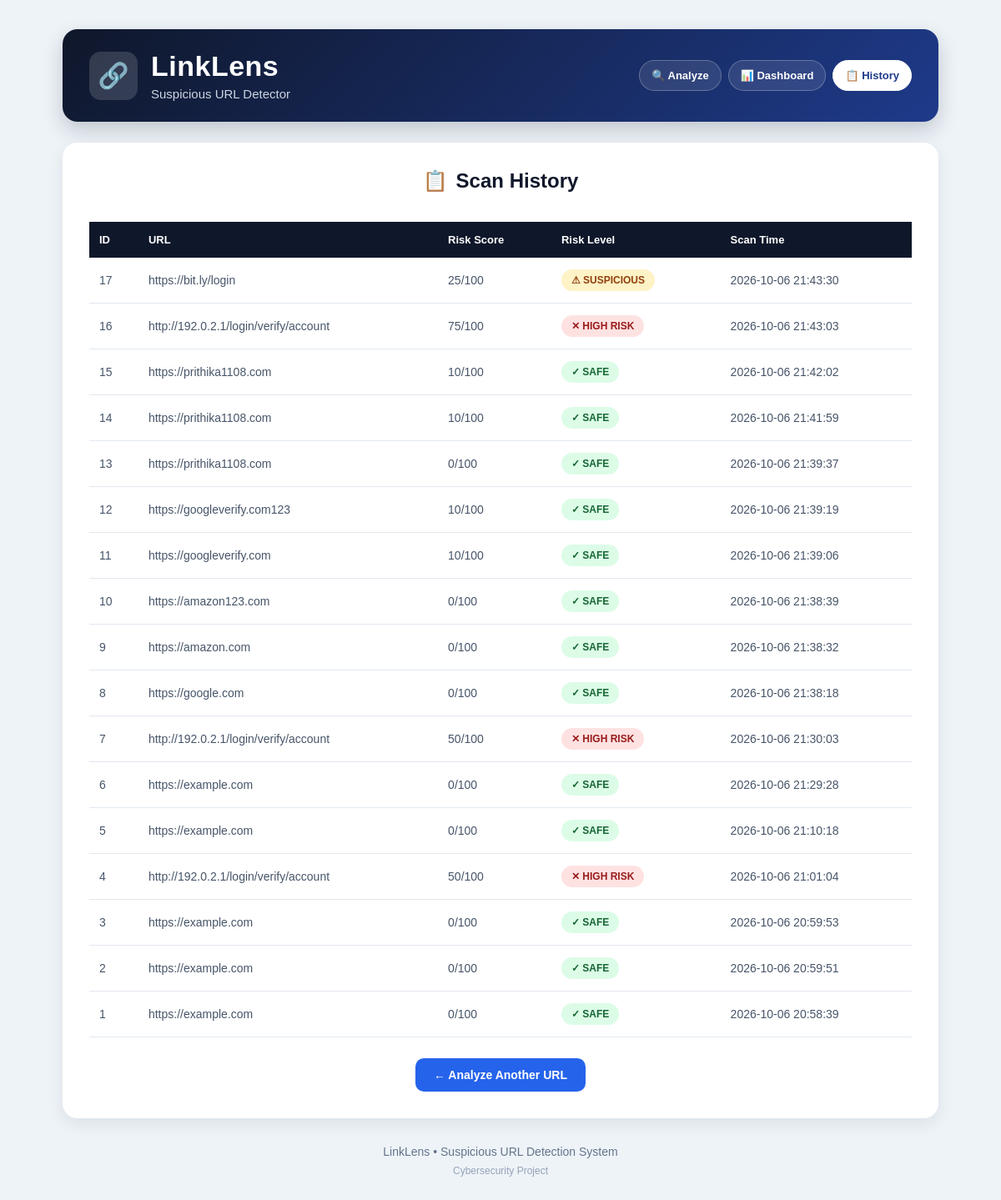
The app's page /history with its own data.
### tables this page shows
CREATE TABLE scan_history (
            id INTEGER PRIMARY KEY AUTOINCREMENT,
            url TEXT NOT NULL,
            score INTEGER NOT NULL,
            risk TEXT NOT NULL,
            scan_time TEXT NOT NULL
        );

### app.py (the view)
@app.route("/history")
def history():
    connection = sqlite3.connect(DATABASE)
    cursor = connection.cursor()
    cursor.execute("""
        SELECT id, url, score, risk, scan_time
        FROM scan_history
        ORDER BY id DESC
    """)
    scans = cursor.fetchall()
    connection.close()
    return render_template(
        "history.html",
        scans=scans
    )

### templates/history.html (shortened to what this page needs)
<!DOCTYPE html>
<html lang="en">
<head>
    <link rel="stylesheet"
          href="{{ url_for('static', filename='style.css') }}">
</head>
<body>
<div class="page">
    <header class="header">
        <div class="brand">
            <div class="logo">
                🔗
            </div>
            <div>
                <h1>LinkLens</h1>
                <p>
                    Suspicious URL Detector
                </p>
            </div>
        </div>
        <div class="nav-buttons">
    <a href="/" class="nav-button">
        🔍 Analyze
    </a>
    <a href="/dashboard" class="nav-button">
        📊 Dashboard
    </a>
    <a href="/history" class="nav-button active">
        📋 History
    </a>
</div>
    </header>
    <section class="result-section">
        <div class="section-title">
            <span>📋</span>
            <h2>
                Scan History
            </h2>
        </div>
        {% if scans %}
        <div class="history-table-container">
            <table class="history-table">
                <thead>
                    <tr>
                        <th>ID</th>
                        <th>URL</th>
                        <th>Risk Score</th>
                        <th>Risk Level</th>
                        <th>Scan Time</th>
                    </tr>
                </thead>
                <tbody>
                    {% for scan in scans %}
                    <tr>
                        <td>
                            {{ scan[0] }}
                        </td>
                        <td class="history-url">
                            {{ scan[1] }}
                        </td>
                        <td>
                            {{ scan[2] }}/100
                        </td>
                        <td>
                            {% if scan[3] == "SAFE" %}
                            <span class="history-safe">
                                ✓ SAFE
                            </span>
                            {% elif scan[3] == "SUSPICIOUS" %}
                            <span class="history-suspicious">
                                ⚠ SUSPICIOUS
                            </span>
                            {% else %}
                            <span class="history-high">
                                ✕ HIGH RISK
                            </span>
                            {% endif %}
                        </td>
                        <td>
                            {{ scan[4] }}
                        </td>
                    </tr>
                    {% endfor %}
                </tbody>
            </table>
        </div>
        {% endif %}
        <div class="history-actions">
            <a href="/" class="back-button">
                ← Analyze Another URL
            </a>
        </div>
    </section>
    <footer>
        <p>
            LinkLens • Suspicious URL Detection System
        </p>
        <span>
            Cybersecurity Project
        </span>
    </footer>
</div>
</body>
</html>

### static/style.css (style rules this page uses)
* { margin: 0; padding: 0; box-sizing: border-box; }
body { font-family: Arial, Helvetica, sans-serif; background: #eef3f8; color: #172033; min-height: 100vh; }
.page { width: 92%; max-width: 1050px; margin: 35px auto; }
.header { background: linear-gradient(135deg, #0f172a, #1e3a8a); color: white; padding: 25px 32px; border-radius: 18px; display: flex; justify-content: space-between; align-items: center; box-shadow: 0 10px 25px rgba(15, 23, 42, 0.20); }
.brand { display: flex; align-items: center; gap: 16px; }
.logo { width: 58px; height: 58px; background: rgba(255, 255, 255, 0.15); border-radius: 14px; display: flex; align-items: center; justify-content: center; font-size: 30px; }
.header h1 { font-size: 34px; letter-spacing: 0.5px; }
.header p { margin-top: 5px; color: #cbd5e1; font-size: 15px; }
.result-section { margin-top: 25px; background: white; padding: 32px; border-radius: 18px; box-shadow: 0 7px 20px rgba(15, 23, 42, 0.08); }
.section-title { display: flex; align-items: center; justify-content: center; gap: 10px; margin-bottom: 25px; }
.section-title span { font-size: 24px; }
.section-title h2 { font-size: 24px; color: #0f172a; }
footer { text-align: center; padding: 28px 0; color: #64748b; font-size: 14px; line-height: 1.8; }
footer span { display: block; font-size: 12px; color: #94a3b8; }
.history-table-container { width: 100%; overflow-x: auto; }
.history-table { width: 100%; border-collapse: collapse; margin-top: 10px; background: white; }
.history-table th { background: #0f172a; color: white; padding: 14px 12px; text-align: left; font-size: 13px; }
.history-table td { padding: 14px 12px; border-bottom: 1px solid #e2e8f0; color: #475569; font-size: 14px; }
.history-url { max-width: 320px; word-break: break-all; }
.history-safe, .history-suspicious, .history-high { display: inline-block; padding: 6px 12px; border-radius: 20px; font-size: 12px; font-weight: bold; }
.history-safe { background: #dcfce7; color: #166534; }
.history-suspicious { background: #fef3c7; color: #92400e; }
.history-high { background: #fee2e2; color: #991b1b; }
.history-actions { text-align: center; margin-top: 25px; }
.back-button { display: inline-block; padding: 12px 22px; background: #2563eb; color: white; text-decoration: none; border-radius: 10px; font-weight: bold; font-size: 14px; transition: 0.2s; }
.nav-buttons { display: flex; align-items: center; gap: 8px; }
.nav-button { display: inline-block; padding: 10px 14px; color: white; text-decoration: none; font-size: 13px; font-weight: bold; border: 1px solid rgba(255, 255, 255, 0.25); background: rgba(255, 255, 255, 0.10); border-radius: 25px; transition: all 0.2s ease; }
.nav-button.active { background: white; color: #1e3a8a; border-color: white; }

### records on screen
scan_history: id "17", url "https://bit.ly/login", score "25", risk "⚠ SUSPICIOUS", scan_time "2026-10-06 21:43:30"
scan_history: id "16", url "http://192.0.2.1/login/verify/account", score "75", risk "✕ HIGH RISK", scan_time "2026-10-06 21:43:03"
scan_history: id "15", url "https://prithika1108.com", score "10", risk "✓ SAFE", scan_time "2026-10-06 21:42:02"
scan_history: id "14", url "https://prithika1108.com", score "10", risk "✓ SAFE", scan_time "2026-10-06 21:41:59"
scan_history: id "13", url "https://prithika1108.com", score "0", risk "✓ SAFE", scan_time "2026-10-06 21:39:37"
scan_history: id "12", url "https://googleverify.com123", score "10", risk "✓ SAFE", scan_time "2026-10-06 21:39:19"
scan_history: id "11", url "https://googleverify.com", score "10", risk "✓ SAFE", scan_time "2026-10-06 21:39:06"
scan_history: id "10", url "https://amazon123.com", score "0", risk "✓ SAFE", scan_time "2026-10-06 21:38:39"
scan_history: id "9", url "https://amazon.com", score "0", risk "✓ SAFE", scan_time "2026-10-06 21:38:32"
scan_history: id "8", url "https://google.com", score "0", risk "✓ SAFE", scan_time "2026-10-06 21:38:18"
scan_history: id "7", url "http://192.0.2.1/login/verify/account", score "50", risk "✕ HIGH RISK", scan_time "2026-10-06 21:30:03"
scan_history: id "6", url "https://example.com", score "0", risk "✓ SAFE", scan_time "2026-10-06 21:29:28"
scan_history: id "5", url "https://example.com", score "0", risk "✓ SAFE", scan_time "2026-10-06 21:10:18"
scan_history: id "4", url "http://192.0.2.1/login/verify/account", score "50", risk "✕ HIGH RISK", scan_time "2026-10-06 21:01:04"
scan_history: id "3", url "https://example.com", score "0", risk "✓ SAFE", scan_time "2026-10-06 20:59:53"
scan_history: id "2", url "https://example.com", score "0", risk "✓ SAFE", scan_time "2026-10-06 20:59:51"
scan_history: id "1", url "https://example.com", score "0", risk "✓ SAFE", scan_time "2026-10-06 20:58:39"
